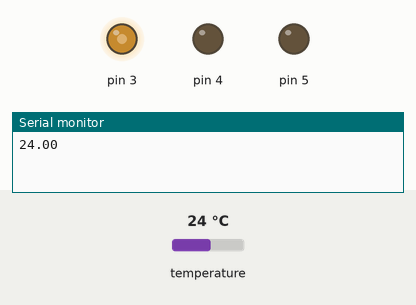
This sketch was run on a simulated Arduino Uno, built with avr-gcc and run on an emulated ATmega328P. Parts: output pins drawn as LEDs (lit = HIGH), the last lines printed to the serial monitor. Inputs (shaded band) come from the test bench; at power-on: temperature 24 °C.

Above: at 1.5 s.
1.6 s: temperature set to 12 °C
At 2.8 s:
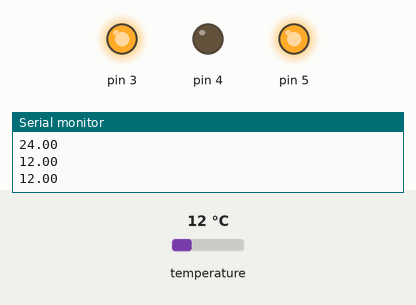
3.1 s: temperature set to 19.3 °C
4.6 s: temperature set to 20.7 °C
At 5.7 s:
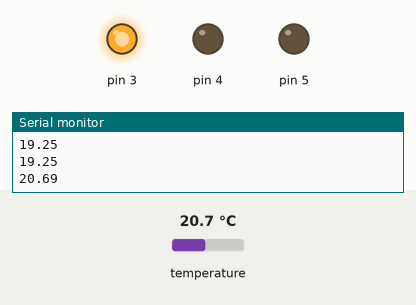
6.6 s: temperature set to 28 °C
At 7.8 s:
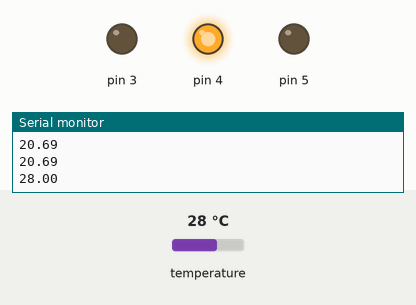
8.4 s: temperature set to 27.6 °C
At 9.8 s:
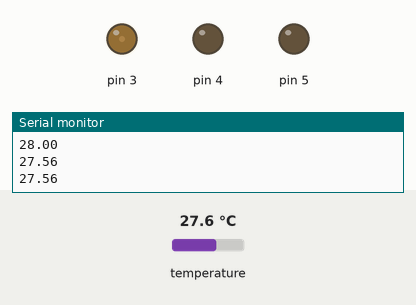
10.1 s: temperature set to 19 °C
At 10.7 s:
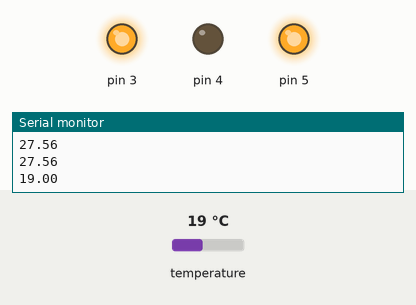
Timing chart, 0 to 12.9 s (numbered marks = the images above; inputs shaded):
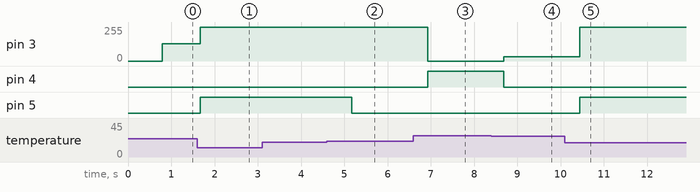

The sketch:

DS1820.ino
```cpp
#include <OneWire.h>
#include <DallasTemperature.h>

#define ONE_WIRE_BUS 2
#define MAXTEMP 28.00
#define MINTEMP 20.00

OneWire oneWire(ONE_WIRE_BUS);
/********************************************************************/
// Pass our oneWire reference to Dallas Temperature.
DallasTemperature sensors(&oneWire);
/********************************************************************/
void setup(void)
{
 // start serial port
 Serial.begin(115200);
 sensors.begin();
  pinMode(3,OUTPUT);
  pinMode(4,OUTPUT);
  pinMode(5,OUTPUT);
}
void loop(void)
{
 sensors.requestTemperatures();
 float temp = sensors.getTempCByIndex(0);
 Serial.println(sensors.getTempCByIndex(0));
 int brillo = map(temp,MINTEMP,MAXTEMP,255,0);
 if(temp >= MAXTEMP){
  brillo = 0;
  digitalWrite(4,HIGH);
 }
 if(temp > MINTEMP && temp < MAXTEMP){
  digitalWrite(4,LOW);
  digitalWrite(5,LOW);
 }
 if(temp <= MINTEMP){
  brillo = 255;
  digitalWrite(5,HIGH);
 }
 analogWrite(3,brillo);
   delay(100);
}
```

Measured:
- the behaviour switches between 20 and 20.1 °C on temperature (found by bisection; images 1 and 2)
- the behaviour switches between 28 and 27.9 °C on temperature (found by bisection; images 3 and 4)
- after the input at 1.6 s, pin 3: 128/255 → 255/255 after 0.07 s; pin 5: LOW → HIGH after 0.07 s
- after the input at 4.6 s, pin 5: HIGH → LOW after 0.58 s
- after the input at 6.6 s, pin 3: 255/255 → 0/255 after 0.33 s; pin 4: LOW → HIGH after 0.33 s
- after the input at 8.4 s, pin 3: 0/255 → 32/255 after 0.28 s; pin 4: HIGH → LOW after 0.28 s
- after the input at 10.1 s, pin 3: 32/255 → 255/255 after 0.34 s; pin 5: LOW → HIGH after 0.34 s
